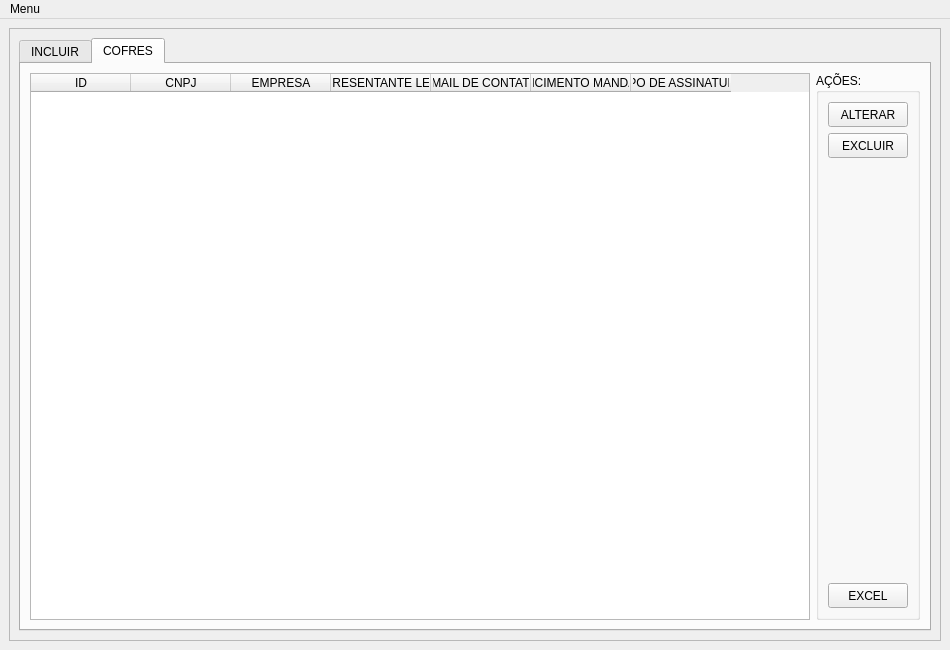
<?xml version="1.0" encoding="UTF-8"?>
<ui version="4.0">
 <class>MainWindow</class>
 <widget class="QMainWindow" name="MainWindow">
  <property name="geometry">
   <rect>
    <x>0</x>
    <y>0</y>
    <width>950</width>
    <height>650</height>
   </rect>
  </property>
  <property name="minimumSize">
   <size>
    <width>950</width>
    <height>650</height>
   </size>
  </property>
  <property name="windowTitle">
   <string>MainWindow</string>
  </property>
  <property name="windowIcon">
   <iconset>
    <normaloff>logo_fibra.ico</normaloff>logo_fibra.ico</iconset>
  </property>
  <widget class="QWidget" name="centralwidget">
   <layout class="QVBoxLayout" name="verticalLayout">
    <item>
     <widget class="QFrame" name="frame_table">
      <property name="frameShape">
       <enum>QFrame::StyledPanel</enum>
      </property>
      <property name="frameShadow">
       <enum>QFrame::Raised</enum>
      </property>
      <layout class="QHBoxLayout" name="horizontalLayout">
       <item>
        <widget class="QTabWidget" name="tabWidget">
         <property name="currentIndex">
          <number>1</number>
         </property>
         <widget class="QWidget" name="tab">
          <attribute name="title">
           <string>INCLUIR</string>
          </attribute>
          <layout class="QGridLayout" name="gridLayout">
           <item row="0" column="0">
            <widget class="QGroupBox" name="gPBox_cnpj">
             <property name="font">
              <font>
               <pointsize>12</pointsize>
              </font>
             </property>
             <property name="title">
              <string>CNPJ:</string>
             </property>
             <layout class="QVBoxLayout" name="verticalLayout_5">
              <item>
               <widget class="QLineEdit" name="lnEdit_cnpj">
                <property name="sizePolicy">
                 <sizepolicy hsizetype="Minimum" vsizetype="Fixed">
                  <horstretch>0</horstretch>
                  <verstretch>0</verstretch>
                 </sizepolicy>
                </property>
                <property name="maximumSize">
                 <size>
                  <width>16777215</width>
                  <height>25</height>
                 </size>
                </property>
               </widget>
              </item>
             </layout>
            </widget>
           </item>
           <item row="0" column="1">
            <widget class="QGroupBox" name="gPBox_emp">
             <property name="font">
              <font>
               <pointsize>12</pointsize>
              </font>
             </property>
             <property name="title">
              <string>EMPRESA:</string>
             </property>
             <layout class="QVBoxLayout" name="verticalLayout_6">
              <item>
               <widget class="QLineEdit" name="lnEdit_emp">
                <property name="sizePolicy">
                 <sizepolicy hsizetype="Minimum" vsizetype="Fixed">
                  <horstretch>0</horstretch>
                  <verstretch>0</verstretch>
                 </sizepolicy>
                </property>
                <property name="maximumSize">
                 <size>
                  <width>16777215</width>
                  <height>25</height>
                 </size>
                </property>
               </widget>
              </item>
             </layout>
            </widget>
           </item>
           <item row="1" column="0">
            <widget class="QGroupBox" name="gPBox_repLeg">
             <property name="font">
              <font>
               <pointsize>12</pointsize>
              </font>
             </property>
             <property name="title">
              <string>REPRESENTANTE LEGAL:</string>
             </property>
             <layout class="QVBoxLayout" name="verticalLayout_9">
              <item>
               <widget class="QLineEdit" name="lnEdit_repLeg">
                <property name="sizePolicy">
                 <sizepolicy hsizetype="Minimum" vsizetype="Fixed">
                  <horstretch>0</horstretch>
                  <verstretch>0</verstretch>
                 </sizepolicy>
                </property>
                <property name="maximumSize">
                 <size>
                  <width>16777215</width>
                  <height>25</height>
                 </size>
                </property>
               </widget>
              </item>
             </layout>
            </widget>
           </item>
           <item row="1" column="1">
            <widget class="QGroupBox" name="gPBox_email">
             <property name="font">
              <font>
               <pointsize>12</pointsize>
              </font>
             </property>
             <property name="title">
              <string>EMAIL:</string>
             </property>
             <layout class="QVBoxLayout" name="verticalLayout_10">
              <item>
               <widget class="QLineEdit" name="lnEdit_email">
                <property name="sizePolicy">
                 <sizepolicy hsizetype="Minimum" vsizetype="Fixed">
                  <horstretch>0</horstretch>
                  <verstretch>0</verstretch>
                 </sizepolicy>
                </property>
                <property name="maximumSize">
                 <size>
                  <width>16777215</width>
                  <height>25</height>
                 </size>
                </property>
               </widget>
              </item>
             </layout>
            </widget>
           </item>
           <item row="2" column="0">
            <widget class="QGroupBox" name="groupBox_6">
             <property name="font">
              <font>
               <pointsize>12</pointsize>
              </font>
             </property>
             <property name="title">
              <string>TIPO DE ASSINATURA:</string>
             </property>
             <layout class="QVBoxLayout" name="verticalLayout_8">
              <item>
               <widget class="QComboBox" name="cBox_tpAss">
                <property name="sizePolicy">
                 <sizepolicy hsizetype="Minimum" vsizetype="Fixed">
                  <horstretch>0</horstretch>
                  <verstretch>0</verstretch>
                 </sizepolicy>
                </property>
                <property name="maximumSize">
                 <size>
                  <width>16777215</width>
                  <height>30</height>
                 </size>
                </property>
                <property name="currentText">
                 <string>AVALISTA</string>
                </property>
                <item>
                 <property name="text">
                  <string>AVALISTA</string>
                 </property>
                </item>
                <item>
                 <property name="text">
                  <string>FIADOR</string>
                 </property>
                </item>
                <item>
                 <property name="text">
                  <string>FIEL DEPOSITÁRIO</string>
                 </property>
                </item>
                <item>
                 <property name="text">
                  <string>PARTE</string>
                 </property>
                </item>
               </widget>
              </item>
             </layout>
            </widget>
           </item>
           <item row="3" column="0" colspan="2">
            <widget class="QGroupBox" name="gPBox_venc">
             <property name="minimumSize">
              <size>
               <width>0</width>
               <height>0</height>
              </size>
             </property>
             <property name="font">
              <font>
               <pointsize>12</pointsize>
              </font>
             </property>
             <property name="title">
              <string>VENCIMENTO:</string>
             </property>
             <layout class="QVBoxLayout" name="verticalLayout_7">
              <item>
               <widget class="QCalendarWidget" name="calendarWidget">
                <property name="sizePolicy">
                 <sizepolicy hsizetype="Minimum" vsizetype="Preferred">
                  <horstretch>0</horstretch>
                  <verstretch>0</verstretch>
                 </sizepolicy>
                </property>
               </widget>
              </item>
             </layout>
            </widget>
           </item>
           <item row="4" column="0" colspan="2">
            <widget class="QPushButton" name="pushButton_incluir">
             <property name="minimumSize">
              <size>
               <width>0</width>
               <height>25</height>
              </size>
             </property>
             <property name="text">
              <string>INCLUIR</string>
             </property>
            </widget>
           </item>
          </layout>
         </widget>
         <widget class="QWidget" name="tab_2">
          <attribute name="title">
           <string>COFRES</string>
          </attribute>
          <layout class="QHBoxLayout" name="horizontalLayout_3">
           <item>
            <widget class="QTableWidget" name="tableWidget">
             <property name="autoFillBackground">
              <bool>false</bool>
             </property>
             <attribute name="verticalHeaderVisible">
              <bool>false</bool>
             </attribute>
             <column>
              <property name="text">
               <string>ID</string>
              </property>
             </column>
             <column>
              <property name="text">
               <string>CNPJ</string>
              </property>
             </column>
             <column>
              <property name="text">
               <string>EMPRESA</string>
              </property>
             </column>
             <column>
              <property name="text">
               <string>REPRESENTANTE LEGAL</string>
              </property>
             </column>
             <column>
              <property name="text">
               <string>EMAIL DE CONTATO</string>
              </property>
             </column>
             <column>
              <property name="text">
               <string>VENCIMENTO MANDATO</string>
              </property>
             </column>
             <column>
              <property name="text">
               <string>TIPO DE ASSINATURA</string>
              </property>
             </column>
            </widget>
           </item>
           <item>
            <widget class="QGroupBox" name="groupBox_acoes">
             <property name="minimumSize">
              <size>
               <width>100</width>
               <height>0</height>
              </size>
             </property>
             <property name="title">
              <string>AÇÕES:</string>
             </property>
             <layout class="QVBoxLayout" name="verticalLayout_4">
              <item>
               <widget class="QPushButton" name="pushButton_alterar">
                <property name="minimumSize">
                 <size>
                  <width>0</width>
                  <height>25</height>
                 </size>
                </property>
                <property name="text">
                 <string>ALTERAR</string>
                </property>
               </widget>
              </item>
              <item>
               <widget class="QPushButton" name="pushButton_excluir">
                <property name="minimumSize">
                 <size>
                  <width>0</width>
                  <height>25</height>
                 </size>
                </property>
                <property name="text">
                 <string>EXCLUIR</string>
                </property>
               </widget>
              </item>
              <item>
               <spacer name="verticalSpacer">
                <property name="orientation">
                 <enum>Qt::Vertical</enum>
                </property>
                <property name="sizeHint" stdset="0">
                 <size>
                  <width>20</width>
                  <height>40</height>
                 </size>
                </property>
               </spacer>
              </item>
              <item>
               <widget class="QPushButton" name="pushButton_excel">
                <property name="minimumSize">
                 <size>
                  <width>0</width>
                  <height>25</height>
                 </size>
                </property>
                <property name="text">
                 <string>EXCEL</string>
                </property>
               </widget>
              </item>
             </layout>
            </widget>
           </item>
          </layout>
         </widget>
        </widget>
       </item>
      </layout>
     </widget>
    </item>
   </layout>
  </widget>
  <widget class="QMenuBar" name="menubar">
   <property name="geometry">
    <rect>
     <x>0</x>
     <y>0</y>
     <width>950</width>
     <height>18</height>
    </rect>
   </property>
   <widget class="QMenu" name="menuMenu">
    <property name="title">
     <string>Menu</string>
    </property>
    <addaction name="actionVencendo_em_30_dias"/>
    <addaction name="actionVencimento_proximo"/>
    <addaction name="separator"/>
    <addaction name="actionRelat_rio_Excel"/>
    <addaction name="separator"/>
    <addaction name="actionFechar"/>
   </widget>
   <addaction name="menuMenu"/>
  </widget>
  <action name="actionVencendo_em_30_dias">
   <property name="text">
    <string>Vencendo em 30 dias</string>
   </property>
  </action>
  <action name="actionVencimento_proximo">
   <property name="text">
    <string>Vencimento proximo</string>
   </property>
  </action>
  <action name="actionRelat_rio_Excel">
   <property name="text">
    <string>Relatório Excel</string>
   </property>
  </action>
  <action name="actionFechar">
   <property name="text">
    <string>Fechar</string>
   </property>
  </action>
  <action name="actionIncluir">
   <property name="text">
    <string>Incluir</string>
   </property>
  </action>
  <action name="actionAlterar">
   <property name="text">
    <string>Alterar</string>
   </property>
  </action>
  <action name="actionExcluir">
   <property name="text">
    <string>Excluir</string>
   </property>
  </action>
 </widget>
 <resources/>
 <connections/>
</ui>
